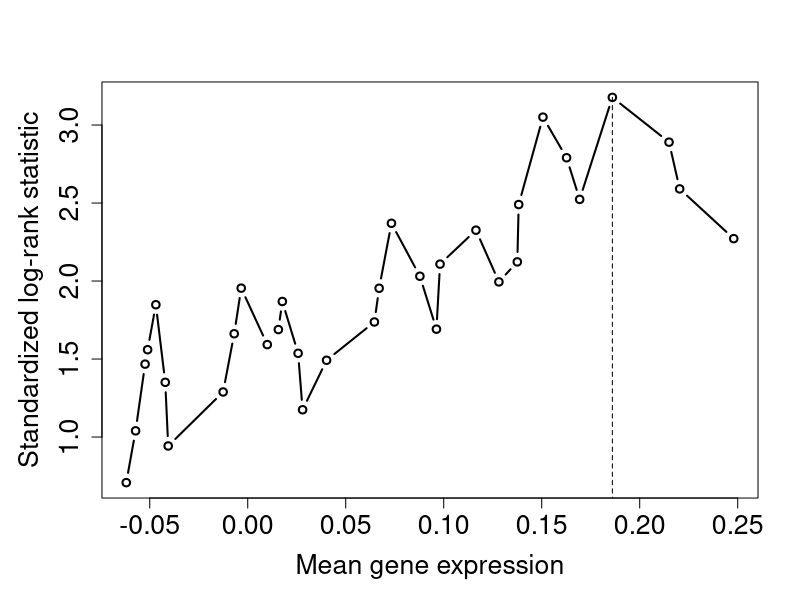
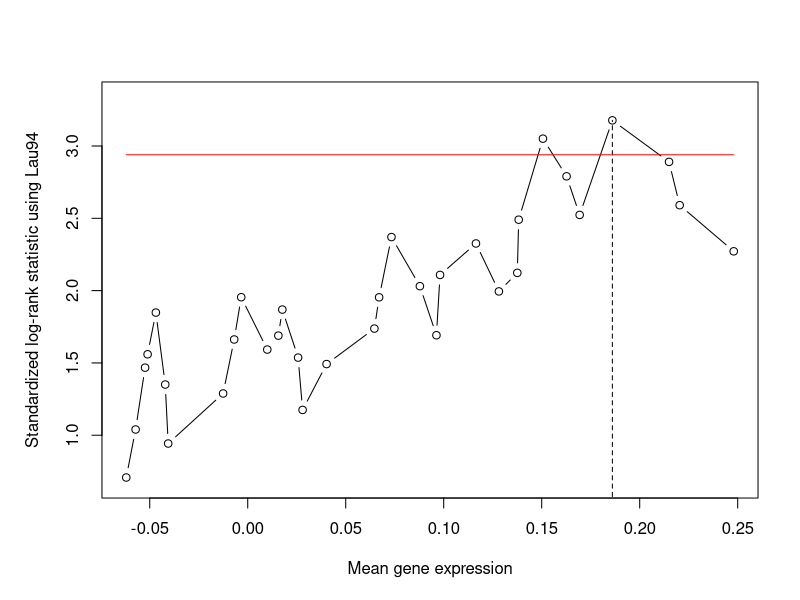
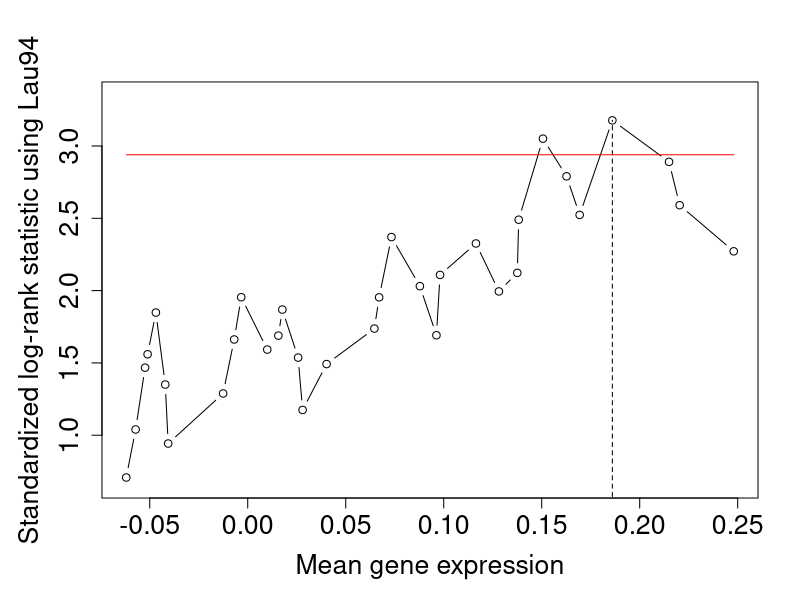
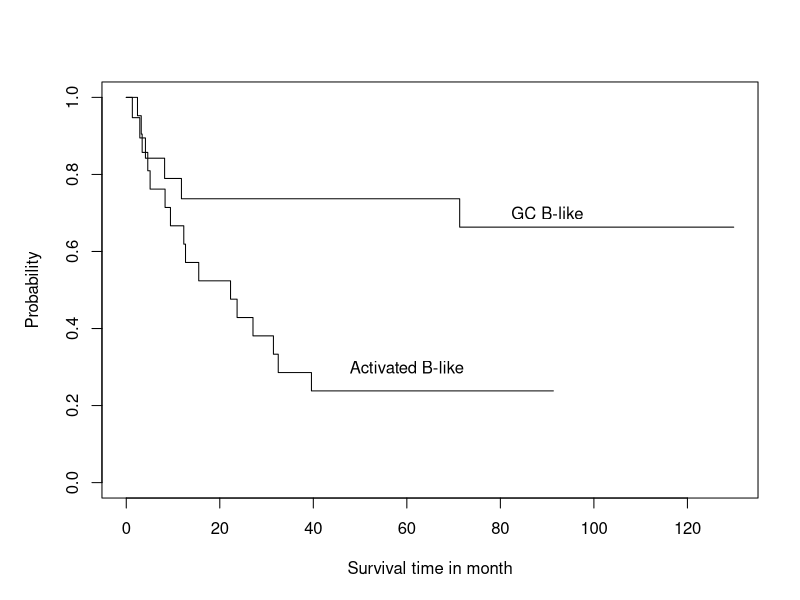
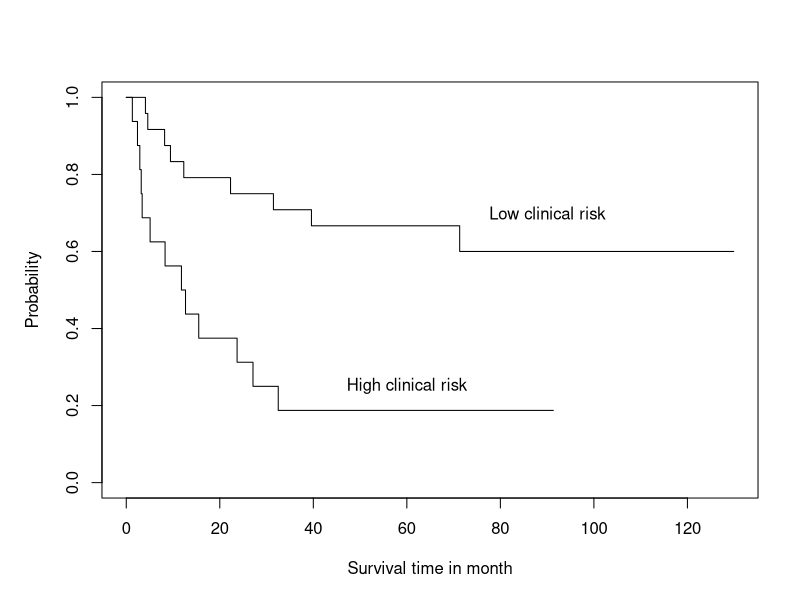
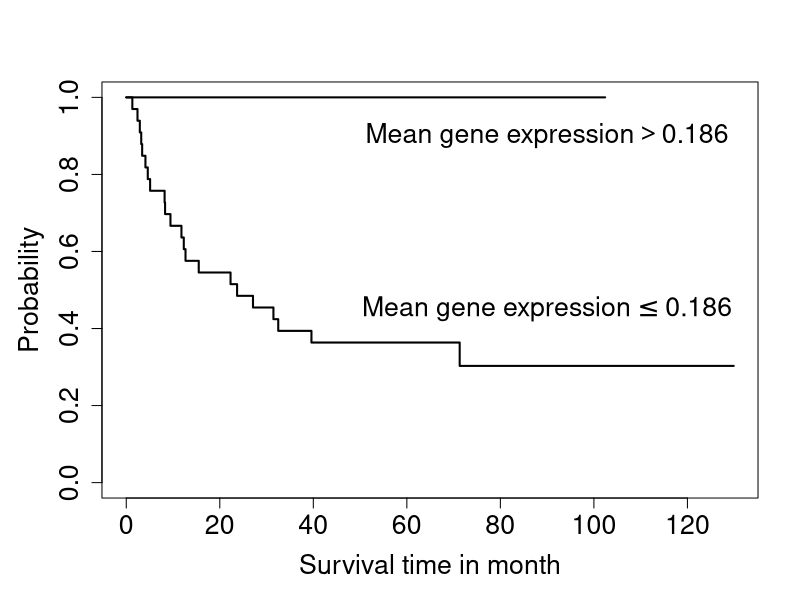

Write the R code that produced these figures, in order.
library(maxstat)


### Name: DLBCL
### Title: Diffuse large B-cell lymphoma
### Aliases: DLBCL
### Keywords: datasets

### ** Examples


library("survival")

set.seed(29)

# compute the cutpoint and plot the empirical process 

mod <- maxstat.test(Surv(time, cens) ~ MGE, data=DLBCL, smethod="LogRank")

print(mod)

## Not run: 
##D   # postscript("statDLBCL.ps", horizontal=F, width=8, height=8)
##D   pdf("statDLBCL.pdf", width=8, height=8)
## End(Not run)
par(mai=c(1.0196235, 1.0196235, 0.8196973, 0.4198450))
plot(mod, cex.lab=1.6, cex.axis=1.6, xlab="Mean gene expression",lwd=2)
## Not run: 
##D   dev.off()
## End(Not run)

# significance of the cutpoint
# limiting distribution

maxstat.test(Surv(time, cens) ~ MGE, data=DLBCL,
             smethod="LogRank", pmethod="Lau92", iscores=TRUE)

# improved Bonferroni inequality, plot with significance bound

maxstat.test(Surv(time, cens) ~ MGE, data=DLBCL,
             smethod="LogRank", pmethod="Lau94", iscores=TRUE)

mod <- maxstat.test(Surv(time, cens) ~ MGE, data=DLBCL, smethod="LogRank",
                    pmethod="Lau94", alpha=0.05)
plot(mod, xlab="Mean gene expression")

## Not run: 
##D #  postscript(file="RNewsStat.ps",horizontal=F, width=8, height=8)
##D    pdf("RNewsStat.pdf", width=8, height=8)
##D 
## End(Not run)
par(mai=c(1.0196235, 1.0196235, 0.8196973, 0.4198450))
plot(mod, xlab="Mean gene expression", cex.lab=1.6, cex.axis=1.6)
## Not run: 
##D   dev.off()
## End(Not run)

# small sample solution Hothorn & Lausen

maxstat.test(Surv(time, cens) ~ MGE, data=DLBCL,
             smethod="LogRank", pmethod="HL")

# normal approximation

maxstat.test(Surv(time, cens) ~ MGE, data=DLBCL,
             smethod="LogRank", pmethod="exactGauss", iscores=TRUE,
             abseps=0.01)

# conditional Monte-Carlo
maxstat.test(Surv(time, cens) ~ MGE, data=DLBCL,
             smethod="LogRank", pmethod="condMC", B = 9999) 

# survival analysis and plotting like in Alizadeh et al. (2000)

  splitGEG <- rep(1, nrow(DLBCL))
  DLBCL <- cbind(DLBCL, splitGEG)
  DLBCL$splitGEG[DLBCL$GEG == "Activated B-like"] <- 0

  plot(survfit(Surv(time, cens) ~ splitGEG, data=DLBCL),
       xlab="Survival time in month", ylab="Probability")

  text(90, 0.7, "GC B-like")
  text(60, 0.3, "Activated B-like")

  splitIPI <- rep(1, nrow(DLBCL))
  DLBCL <- cbind(DLBCL, splitIPI)
  DLBCL$splitIPI[DLBCL$IPI <= 2] <- 0

  plot(survfit(Surv(time, cens) ~ splitIPI, data=DLBCL),
       xlab="Survival time in month", ylab="Probability")

  text(90, 0.7, "Low clinical risk")
  text(60, 0.25, "High clinical risk")

  # survival analysis using the cutpoint 

  splitMGE <- rep(1, nrow(DLBCL))
  DLBCL <- cbind(DLBCL, splitMGE)
  DLBCL$splitMGE[DLBCL$MGE <= mod$estimate] <- 0

  ## Not run: 
##D    # postscript("survDLBCL.ps",horizontal=F, width=8, height=8)
##D     pdf("survDLBCL.pdf", width=8, height=8)
##D 
##D   
## End(Not run)
  par(mai=c(1.0196235, 1.0196235, 0.8196973, 0.4198450))

  plot(survfit(Surv(time, cens) ~ splitMGE, data=DLBCL),
       xlab = "Survival time in month",
       ylab="Probability", cex.lab=1.6, cex.axis=1.6, lwd=2)

  text(90, 0.9, expression("Mean gene expression" > 0.186), cex=1.6)   
  text(90, 0.45, expression("Mean gene expression" <= 0.186 ), cex=1.6)   

  ## Not run: 
##D     dev.off()
##D   
## End(Not run)
